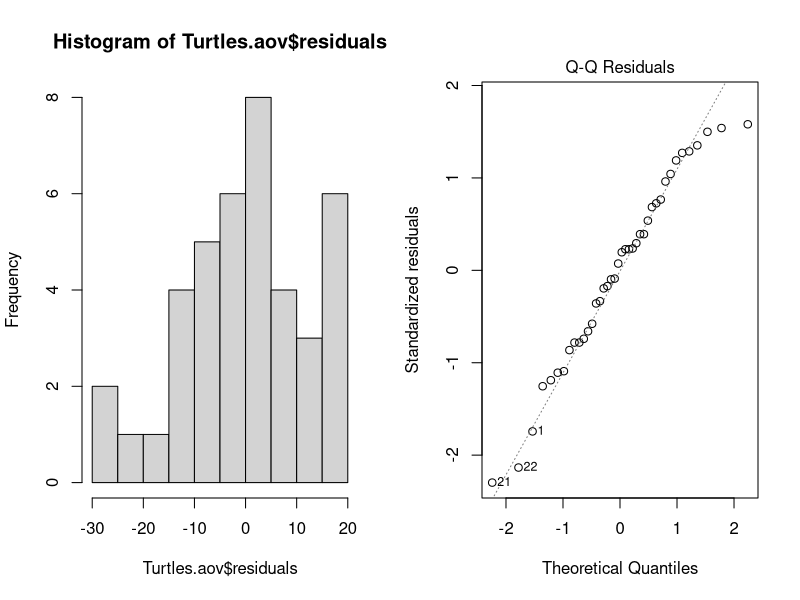
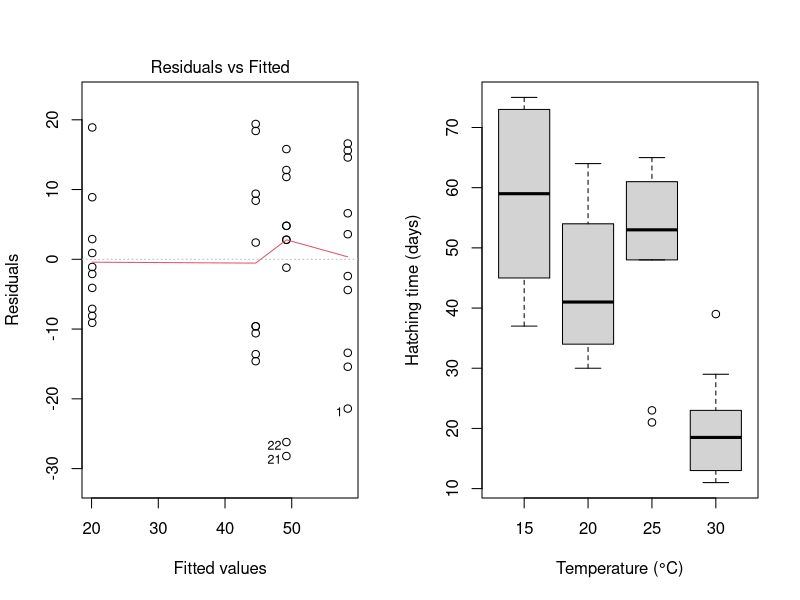
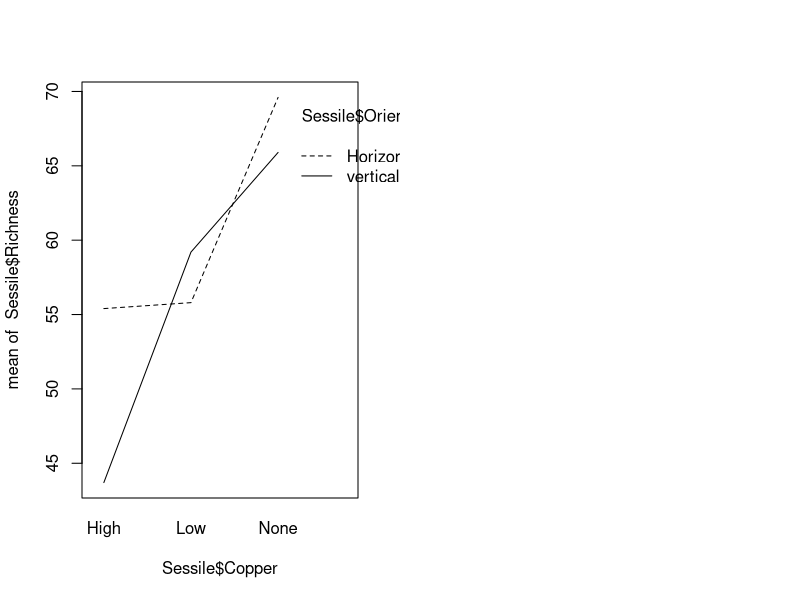
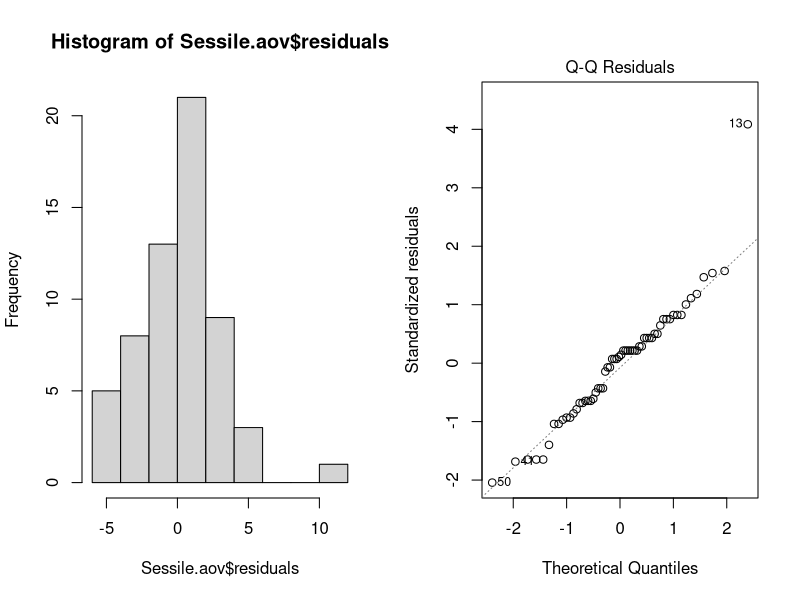
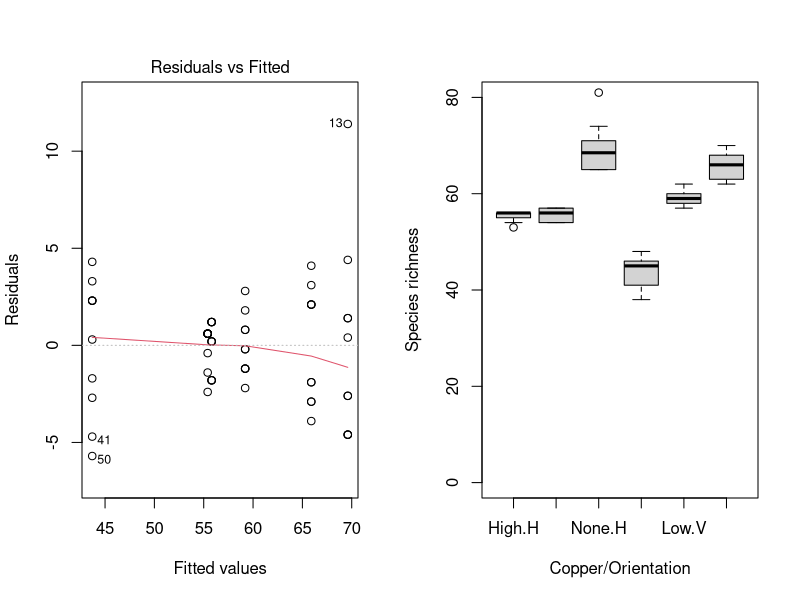
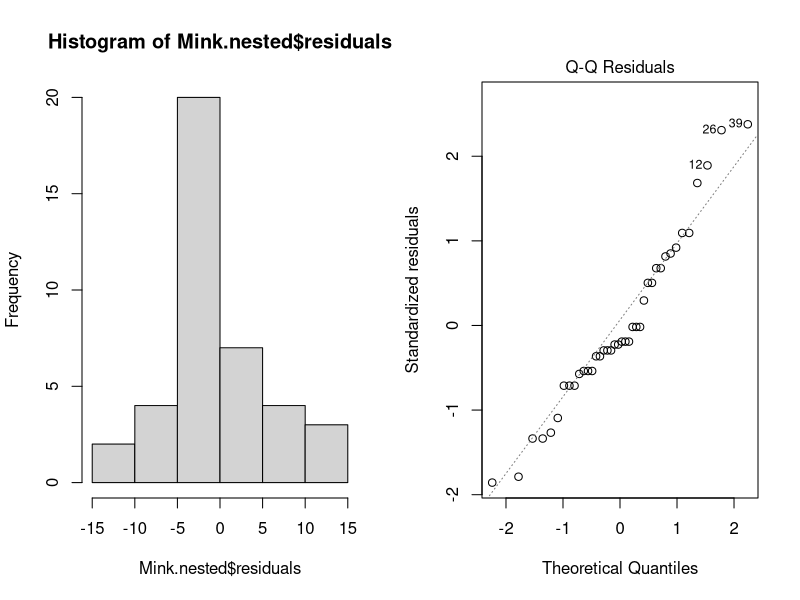
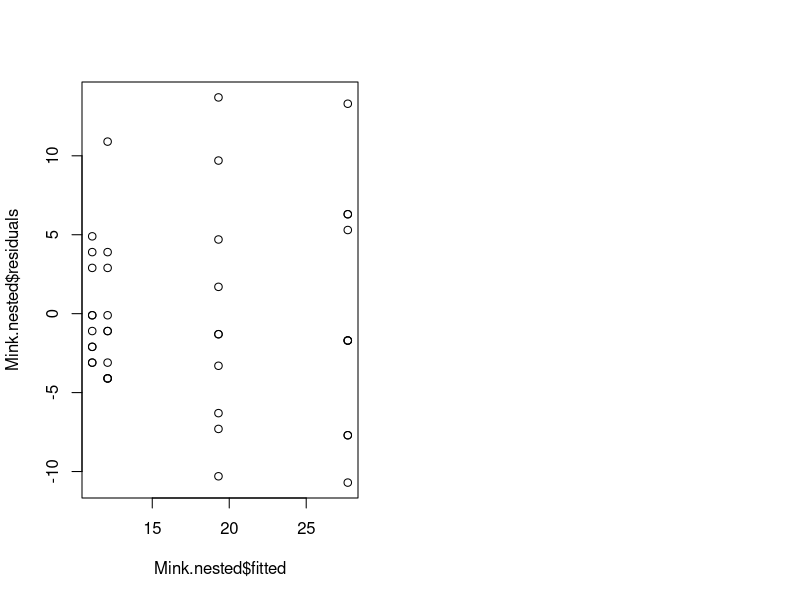

Reproduce these figures in R, in order.
## ---- chunk 1
#| label: anova-single-6
#| echo: false
Turtles <- read.csv(file = "data/Turtles.csv", header = TRUE)
Turtles$Temperature <- factor(Turtles$Temperature)
Turtles.aov <- aov(Days ~ Temperature, data = Turtles)
summary(Turtles.aov)
## ---- chunk 2
#| label: anova-single-7
#| echo: false
Turtles.lm <- lm(Days ~ Temperature, data = Turtles)
summary(Turtles.lm)
## ---- chunk 3
#| label: anova-single-8
TukeyHSD(Turtles.aov)
## ---- chunk 4
#| label: anova-single-9
#| fig-alt: "Two diagnostic plots for the turtle hatching ANOVA: a histogram of residuals that is roughly symmetric around zero, and a normal Q-Q plot where the residuals follow the line except for slight curvature at the ends"
par(mfrow = c(1, 2)) # This code put two plots in the same window
hist(Turtles.aov$residuals)
plot(Turtles.aov, which = 2)
## ---- chunk 5
#| label: anova-single-10
#| fig-alt: "Residuals versus fitted values for the turtle hatching ANOVA: four vertical columns of points, one per temperature, with similar spread around zero"
plot(Turtles.aov, which = 1)
## ---- chunk 6
#| label: anova-single-11
#| fig-alt: "Boxplots of hatching time (days) at 15, 20, 25 and 30 degrees C: eggs at 30 degrees hatch fastest (median under 20 days), while the other temperatures have medians between about 40 and 60 days"
boxplot(Days ~ Temperature, data = Turtles, ylab = "Hatching time (days)", xlab = "Temperature (°C)")
## ---- chunk 7
#| label: anova-factorial-6
#| echo: false
Sessile <- read.csv(file = "data/Sessile.csv", header = TRUE)
Sessile.aov <- aov(Richness ~ Copper * Orientation, data = Sessile)
summary(Sessile.aov)
## ---- chunk 8
#| label: anova-factorial-7
#| fig-alt: "Interaction plot of mean species richness against copper level (High, Low, None), with separate lines for horizontal and vertical surfaces: richness rises as copper decreases, and the lines cross, with vertical surfaces lowest at high copper"
interaction.plot(Sessile$Copper, Sessile$Orientation, Sessile$Richness)
## ---- chunk 9
#| label: anova-factorial-8
#| fig-alt: "Two diagnostic plots for the factorial ANOVA: a roughly symmetric histogram of residuals with one large value near 11, and a normal Q-Q plot that follows the line apart from one outlier (point 13)"
par(mfrow = c(1, 2)) # This code put two plots in the same window
hist(Sessile.aov$residuals)
plot(Sessile.aov, which = 2)
## ---- chunk 10
#| label: anova-factorial-9
#| fig-alt: "Residuals versus fitted values for the factorial ANOVA: six columns of points with similar spread around zero, and one outlying residual (point 13) at about 11"
plot(Sessile.aov, which = 1)
## ---- chunk 11
#| label: anova-factorial-10
#| fig-alt: "Boxplots of species richness for the six combinations of copper (High, Low, None) and orientation (H, V): richness is highest with no copper and lowest for vertical surfaces with high copper (about 45)"
boxplot(Richness ~ Copper * Orientation, data = Sessile, names = c("High.H", "Low.H", "None.H", "High.V", "Low.V", "None.V"), ylab = "Species richness", xlab = "Copper/Orientation", ylim = c(0, 80))
## ---- chunk 12
#| label: anova-nested-1
# Input data file
Mink <- read.csv(file = "data/Mink.csv", header = TRUE)
# Check the structure of the data
str(Mink)
# Run the analysis
Mink.nested <- aov(Voles ~ Treatment + Area %in% Treatment, data = Mink)
summary(Mink.nested)
## ---- chunk 13
#| label: anova-nested-2
#| fig-alt:
#|   - "Histogram of residuals from the nested ANOVA of vole counts, peaked just below zero and slightly right-skewed"
#|   - "Normal Q-Q plot of residuals from the nested ANOVA, close to the line with a few high values (points 12, 26 and 39) above it"
hist(Mink.nested$residuals)
plot(Mink.nested, which = 2)
## ---- chunk 14
#| label: anova-nested-3
#| fig-alt: "Residuals versus fitted values from the nested ANOVA: four columns of points, with the spread of residuals increasing at higher fitted values"
plot(Mink.nested$residuals ~ Mink.nested$fitted)
## ---- chunk 15
#| label: anova-nested-5
#| echo: false
# plot(Voles~Treatment,data=Mink)
